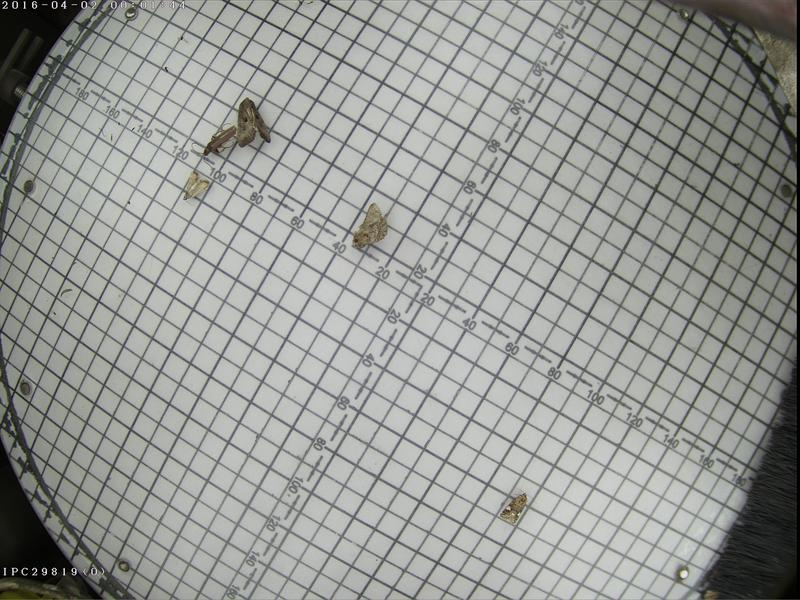
#> input picture 光照/Athetis lepigone0000008.jpg, 800 x 600 px
$ python t2.py
#> lines starting #> are read from the running program, lines starting #| are printed output that depends on the picture
import cv2
import numpy as np

# 读取图片
img = cv2.imread('Athetis lepigone0000008.jpg')
#> img is the input picture: shape (600, 800, 3); mean B, G, R 148.6, 152.3, 150.3

# 将图像转换为灰度图像
gray = cv2.cvtColor(img, cv2.COLOR_BGR2GRAY)

# 计算灰度图像的直方图
hist = cv2.calcHist([gray], [0], None, [256], [0, 256])
#> hist = 256 values, max 11322 at index 192, min 0 at index 238, mean 1875

# 计算直方图的累计分布函数
cdf = hist.cumsum()
#> cdf = 256 values from 751 to 480000

# 将累计分布函数归一化到0-255范围内
cdf_normalized = cdf * hist.max() / cdf.max()
#> cdf_normalized = 256 values from 17.71 to 11322

# 根据归一化的累计分布函数计算直方图均衡化后的像素值
equalized_gray = np.interp(gray.flatten(), np.arange(256), cdf_normalized).reshape(gray.shape).astype('uint8')
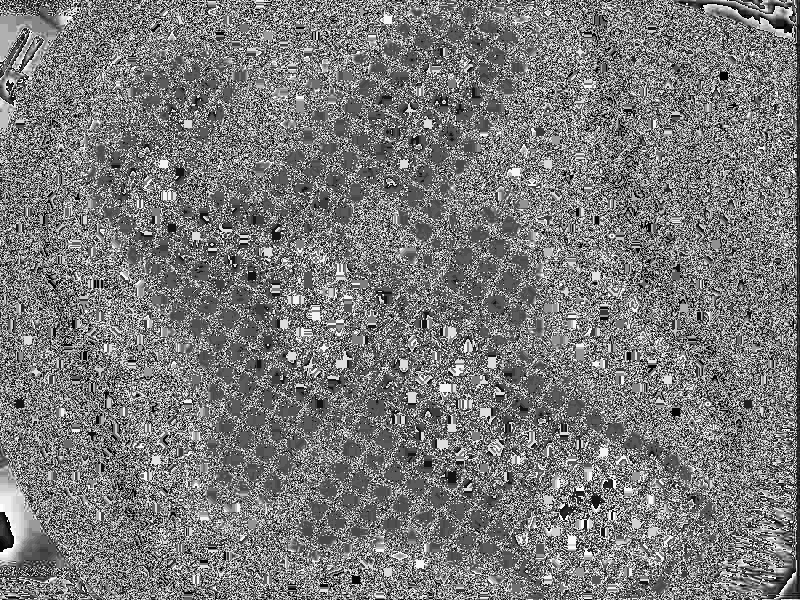
#> equalized_gray: shape (600, 800); min 0, max 255, mean 121.5

# 显示原始图像和处理后的图像
cv2.imshow('Original Image', img)
cv2.imshow('Reduced Light Image', equalized_gray)

# 等待按下任意键
cv2.waitKey(0)

# 释放窗口和资源
cv2.destroyAllWindows()

$ run again, with 光照/extend_0000037.jpg copied over 光照/Athetis lepigone0000008.jpg
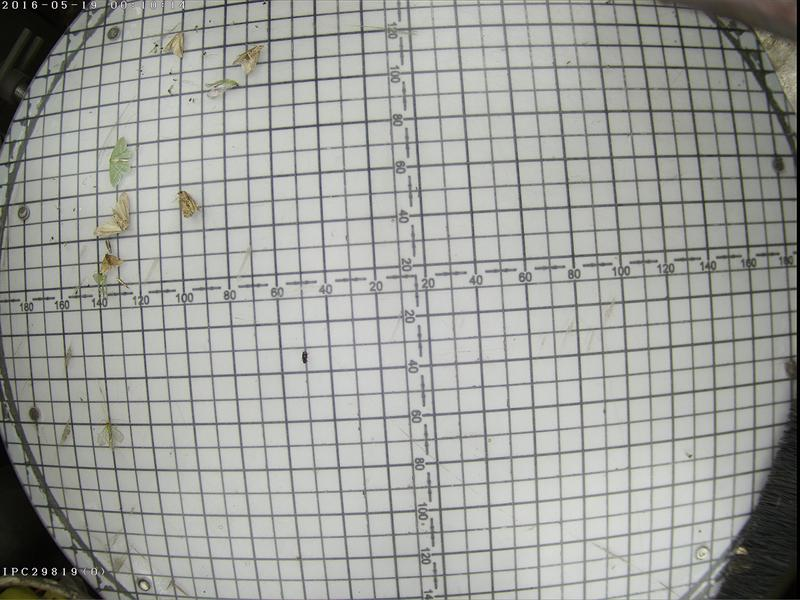
#> input picture 光照/extend_0000037.jpg, 800 x 600 px
#> img is the input picture: shape (600, 800, 3); mean B, G, R 155.9, 160.1, 158.4
#> hist = 256 values, max 12174 at index 198, min 0 at index 226, mean 1875
#> cdf = 256 values from 651 to 480000
#> cdf_normalized = 256 values from 16.51 to 12174
#> `equalized_gray = np.interp(gray.flatten(), np.arange(256), cdf_normali..`:
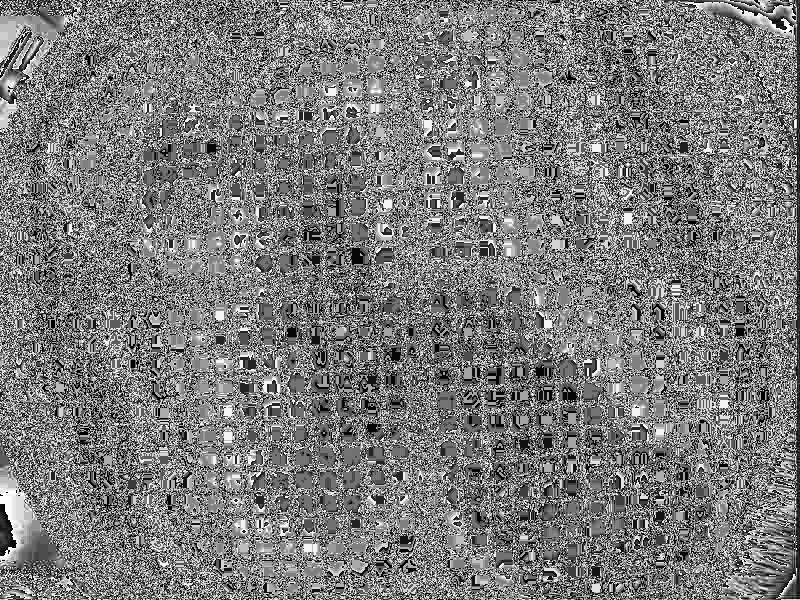
#> equalized_gray: shape (600, 800); min 0, max 254, mean 123
